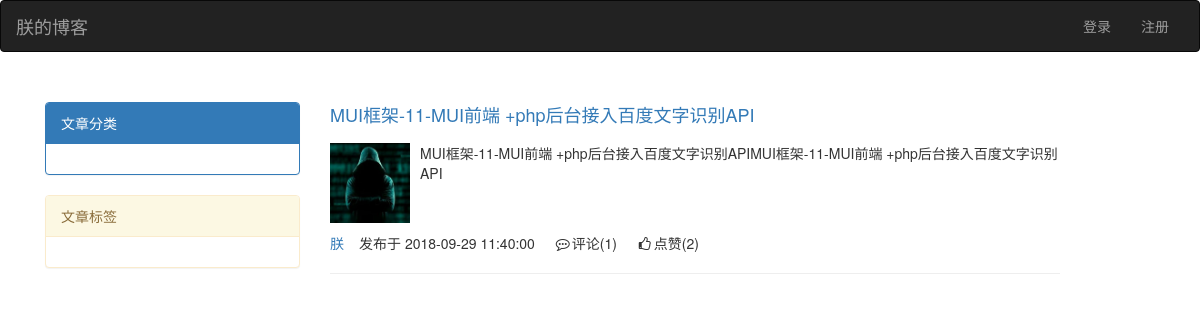
The app's page /blog/朕 with its own data.
### app01/models.py (models this page shows, shortened)
class Article(models.Model):
    nid = models.AutoField(primary_key=True)
    title = models.CharField(max_length=50, verbose_name="文章标题")  # 文章标题
    desc = models.CharField(max_length=255)  # 文章描述
    create_time = models.DateTimeField(auto_now_add=True)  # 创建时间
    comment_count = models.IntegerField(verbose_name="评论数", default=0)
    up_count = models.IntegerField(verbose_name="点赞数", default=0)
    down_count = models.IntegerField(verbose_name="踩", default=0)
    category = models.ForeignKey(to="Category", to_field="nid", null=True)
    user = models.ForeignKey(to="UserInfo", to_field="nid")
    tags = models.ManyToManyField(  # 中介模型
        to="Tag",
        through="Article2Tag",
        through_fields=("article", "tag"),  # 注意顺序！！！
    )
    class Meta:
        verbose_name = "文章"
        verbose_name_plural = verbose_name

class UserInfo(AbstractUser):
    nid = models.AutoField(primary_key=True)
    phone = models.CharField(max_length=11, null=True, unique=True, verbose_name="手机号")
    avatar = models.FileField(upload_to="avatars/", default="avatars/default.png", verbose_name="头像")
    create_time = models.DateTimeField(auto_now_add=True)
    blog = models.OneToOneField(to="Blog", to_field="nid", null=True)
    class Meta:
        verbose_name = "用户"
        verbose_name_plural = verbose_name

### app01/views.py (the view)
# urls.py: url(r'(\w+)/(tag|category|archive)/(.+)/', views.home),  # 个人详情页面 home(request, username, tag, 'python')
def home(request, username):
    article_list = []
    user = models.UserInfo.objects.filter(username=username).first()
    if not user:
        return HttpResponse("404")
    blog = user.blog
    articles = models.Article.objects.filter(user=user)
    for i in articles:
        article_list.append(i)
    article_list.reverse()
    category_list = models.Category.objects.filter(blog=blog).annotate(c=Count("article")).values("title", "c")
    tag_list = models.Tag.objects.filter(blog=blog).annotate(c=Count("article")).values("title", "c")
    archive_list = models.Article.objects.filter(user=user).extra(
        select={"archive_ym": "date_format(create_time,'%%Y-%%m')"}
    ).values("archive_ym").annotate(c=Count("nid")).values("archive_ym", "c")
    return render(request, "home.html", {
        "username": username,
        "blog": blog,
        "article_list": article_list,
    })

### app01/templatetags/my_tags.py (called while the page is built)
@register.inclusion_tag("left_menu.html")
def get_left_menu(username):
    user = models.UserInfo.objects.filter(username=username).first()
    blog = user.blog
    category_list = models.Category.objects.filter(blog=blog).annotate(c=Count("article")).values("title", "c")
    tag_list = models.Tag.objects.filter(blog=blog).annotate(c=Count("article")).values("title", "c")
    archive_list = models.Article.objects.filter(user=user).extra(
        select={"archive_ym": "date_format(create_time,'%%Y-%%m')"}
    ).values("archive_ym").annotate(c=Count("nid")).values("archive_ym", "c")
    return {
        "category_list": category_list,
        "tag_list": tag_list,
        "archive_list": archive_list
    }

### templates/home.html (shortened to what this page needs)
{% extends 'base.html' %}
{% block head %}
    <nav class="navbar navbar-inverse">
    <div class="container-fluid">
        <div class="navbar-header">
            <a class="navbar-brand" href="/blog/{{ request.user.username }}">{{ username }}的博客</a>
        </div>
        <div class="collapse navbar-collapse" id="bs-example-navbar-collapse-1">
            <ul class="nav navbar-nav navbar-right">
                {% if request.user.username %}
                    <li><a href="/blog/{{ request.user.username }}">{{ request.user.username }}</a></li>
                    <li class="dropdown">
                        <a href="#" class="dropdown-toggle" data-toggle="dropdown" role="button" aria-haspopup="true"
                           aria-expanded="false">个人中心<span class="caret"></span></a>
                        <ul class="dropdown-menu">
                            <li><a href="/blog/manage_article/">管理博客</a></li>
                            <li><a href="/logout/">注销</a></li>
                        </ul>
                    </li>
                {% else %}
                    <li><a href="/login/">登录</a></li>
                    <li><a href="/reg/">注册</a></li>
                {% endif %}
            </ul>
        </div>
    </div>
</nav>
{% endblock  %}
{% block page-main %}
        <div class="article-list">
            {% for article in article_list %}
                <div class="article">
                    <p class="article-title"><a href="/blog/{{ article.user.username }}/article/{{ article.pk }}/">{{ article.title }}</a></p>
                    <div class="media">
                        <div class="media-left">
                            <a href="#">
                                <img class="media-object author-img" src="/media/{{ article.user.avatar }}" alt="...">
                            </a>
                        </div>
                        <div class="media-body">
                            <p>{{ article.desc }}</p>
                        </div>
                    </div>
                    <div class="article-footer">
                        <span><a href="/blog/{{ article.user.username }}/">{{ article.user.username }}</a></span>发布于
                        <span>{{ article.create_time|date:'Y-m-d H:i:s' }}</span>
                        <span><i class="fa fa-commenting-o fa-fw" aria-hidden="true"></i>评论({{ article.comment_count }})</span>
                        <span><i class="fa fa-thumbs-o-up fa-fw"
                                 aria-hidden="true"></i>点赞({{ article.up_count }})</span>
                    </div>
                    <hr>
                </div>
            {% endfor %}
        </div>
{% endblock %}

### static/mystyle.css (style rules this page uses)
.author-img { width: 80px; height: 80px; }
.article-footer span { margin-right: 15px; }
.article-footer { margin-top: 10px; }
.article-title { font-size: 18px; }

### records on screen
Article: title "MUI框架-11-MUI前端 +php后台接入百度文字识别API", user.avatar (picture), desc "MUI框架-11-MUI前端 +php后台接入百度文字识别APIMUI框架-11-MUI前端 +php后台接入百度文字识别API", user.username "朕", create_time "2018-09-29 11:40:00", comment_count "1", up_count "2"

### other values on screen
{{ username }} "朕"
